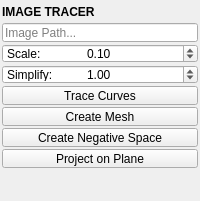
<?xml version="1.0" encoding="UTF-8"?>
<ui version="4.0">
 <class>QtUi</class>
 <widget class="QMainWindow" name="QtUi">
  <property name="geometry">
   <rect>
    <x>0</x>
    <y>0</y>
    <width>200</width>
    <height>196</height>
   </rect>
  </property>
  <property name="accessibleDescription">
   <string>Trace an image's contours into curves, then fill them into meshes.</string>
  </property>
  <widget class="QWidget" name="central_widget">
   <property name="minimumSize">
    <size>
     <width>200</width>
     <height>0</height>
    </size>
   </property>
   <layout class="QVBoxLayout" name="verticalLayout">
    <property name="spacing">
     <number>2</number>
    </property>
    <property name="leftMargin">
     <number>2</number>
    </property>
    <property name="topMargin">
     <number>2</number>
    </property>
    <property name="rightMargin">
     <number>2</number>
    </property>
    <property name="bottomMargin">
     <number>2</number>
    </property>
    <item>
     <widget class="Header" name="header">
      <property name="minimumSize">
       <size>
        <width>0</width>
        <height>19</height>
       </size>
      </property>
      <property name="font">
       <font>
        <weight>75</weight>
        <bold>true</bold>
       </font>
      </property>
      <property name="text">
       <string>IMAGE TRACER</string>
      </property>
     </widget>
    </item>
    <item>
     <widget class="LineEdit" name="txt000">
      <property name="minimumSize">
       <size>
        <width>0</width>
        <height>19</height>
       </size>
      </property>
      <property name="maximumSize">
       <size>
        <width>16777215</width>
        <height>19</height>
       </size>
      </property>
      <property name="placeholderText">
       <string>Image Path...</string>
      </property>
     </widget>
    </item>
    <item>
     <widget class="QDoubleSpinBox" name="s000">
      <property name="minimumSize">
       <size>
        <width>0</width>
        <height>19</height>
       </size>
      </property>
      <property name="maximumSize">
       <size>
        <width>16777215</width>
        <height>19</height>
       </size>
      </property>
      <property name="prefix">
       <string>Scale:	</string>
      </property>
      <property name="singleStep">
       <double>0.100000000000000</double>
      </property>
      <property name="value">
       <double>0.100000000000000</double>
      </property>
     </widget>
    </item>
    <item>
     <widget class="QDoubleSpinBox" name="s001">
      <property name="minimumSize">
       <size>
        <width>0</width>
        <height>19</height>
       </size>
      </property>
      <property name="maximumSize">
       <size>
        <width>16777215</width>
        <height>19</height>
       </size>
      </property>
      <property name="prefix">
       <string>Simplify:	</string>
      </property>
      <property name="singleStep">
       <double>0.100000000000000</double>
      </property>
      <property name="value">
       <double>1.000000000000000</double>
      </property>
     </widget>
    </item>
    <item>
     <widget class="QPushButton" name="b002">
      <property name="minimumSize">
       <size>
        <width>0</width>
        <height>19</height>
       </size>
      </property>
      <property name="maximumSize">
       <size>
        <width>16777215</width>
        <height>19</height>
       </size>
      </property>
      <property name="text">
       <string>Trace Curves</string>
      </property>
     </widget>
    </item>
    <item>
     <widget class="QPushButton" name="b003">
      <property name="minimumSize">
       <size>
        <width>0</width>
        <height>19</height>
       </size>
      </property>
      <property name="maximumSize">
       <size>
        <width>16777215</width>
        <height>19</height>
       </size>
      </property>
      <property name="text">
       <string>Create Mesh</string>
      </property>
     </widget>
    </item>
    <item>
     <widget class="QPushButton" name="b004">
      <property name="minimumSize">
       <size>
        <width>0</width>
        <height>19</height>
       </size>
      </property>
      <property name="maximumSize">
       <size>
        <width>16777215</width>
        <height>19</height>
       </size>
      </property>
      <property name="text">
       <string>Create Negative Space</string>
      </property>
     </widget>
    </item>
    <item>
     <widget class="QPushButton" name="b005">
      <property name="minimumSize">
       <size>
        <width>0</width>
        <height>19</height>
       </size>
      </property>
      <property name="maximumSize">
       <size>
        <width>16777215</width>
        <height>19</height>
       </size>
      </property>
      <property name="text">
       <string>Project on Plane</string>
      </property>
     </widget>
    </item>
    <item>
     <spacer name="verticalSpacer">
      <property name="orientation">
       <enum>Qt::Vertical</enum>
      </property>
      <property name="sizeType">
       <enum>QSizePolicy::Fixed</enum>
      </property>
      <property name="sizeHint" stdset="0">
       <size>
        <width>20</width>
        <height>10</height>
       </size>
      </property>
     </spacer>
    </item>
    <item>
     <widget class="Footer" name="footer" native="true">
      <property name="minimumSize">
       <size>
        <width>0</width>
        <height>19</height>
       </size>
      </property>
      <property name="maximumSize">
       <size>
        <width>16777215</width>
        <height>19</height>
       </size>
      </property>
     </widget>
    </item>
   </layout>
  </widget>
 </widget>
 <customwidgets>
  <customwidget>
   <class>Footer</class>
   <extends>QWidget</extends>
   <header>uitk.widgets.footer</header>
  </customwidget>
  <customwidget>
   <class>Header</class>
   <extends>QLabel</extends>
   <header>uitk.widgets.header.Header.h</header>
  </customwidget>
  <customwidget>
   <class>LineEdit</class>
   <extends>QLineEdit</extends>
   <header>widgets.lineedit.h</header>
  </customwidget>
 </customwidgets>
 <resources/>
 <connections/>
</ui>
